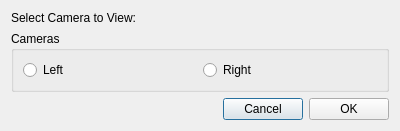
<?xml version="1.0" encoding="UTF-8"?>
<ui version="4.0">
 <class>camViewSelDlg</class>
 <widget class="QDialog" name="camViewSelDlg">
  <property name="geometry">
   <rect>
    <x>0</x>
    <y>0</y>
    <width>400</width>
    <height>118</height>
   </rect>
  </property>
  <property name="windowTitle">
   <string>Mono view camera selection</string>
  </property>
  <layout class="QVBoxLayout" name="verticalLayout">
   <item>
    <widget class="QLabel" name="label">
     <property name="text">
      <string>Select Camera to View:</string>
     </property>
    </widget>
   </item>
   <item>
    <widget class="QGroupBox" name="groupBox">
     <property name="title">
      <string>Cameras</string>
     </property>
     <layout class="QHBoxLayout" name="horizontalLayout">
      <item>
       <widget class="QRadioButton" name="leftRadio">
        <property name="text">
         <string>Left</string>
        </property>
       </widget>
      </item>
      <item>
       <widget class="QRadioButton" name="rightRadio">
        <property name="text">
         <string>Right</string>
        </property>
       </widget>
      </item>
     </layout>
    </widget>
   </item>
   <item>
    <layout class="QHBoxLayout" name="horizontalLayout_2">
     <item>
      <spacer name="horizontalSpacer">
       <property name="orientation">
        <enum>Qt::Horizontal</enum>
       </property>
       <property name="sizeHint" stdset="0">
        <size>
         <width>40</width>
         <height>20</height>
        </size>
       </property>
      </spacer>
     </item>
     <item>
      <widget class="QPushButton" name="cancelBtn">
       <property name="text">
        <string>Cancel</string>
       </property>
      </widget>
     </item>
     <item>
      <widget class="QPushButton" name="okBtn">
       <property name="text">
        <string>OK</string>
       </property>
      </widget>
     </item>
    </layout>
   </item>
  </layout>
 </widget>
 <resources/>
 <connections/>
</ui>
